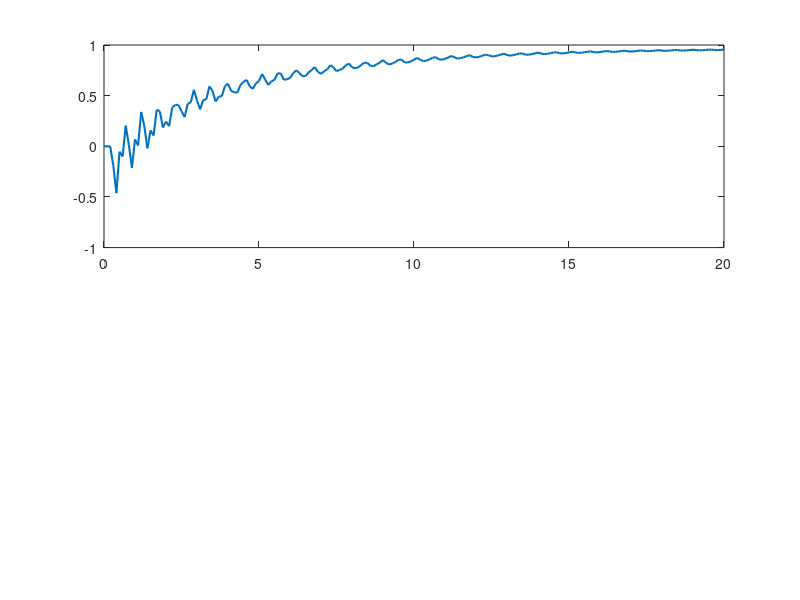

Recreate this plot in MATLAB. (Note: this script raises an error after producing the figure.)
load('ident_lab2_v05.mat');
% исходные параметры
a = zad1.a;
b = zad1.b;
w = zad1.w;

% Параметры
Td = 0.1;
t_end = 20;
t = 0:Td:t_end;
N = t_end/Td+1;

% Входной сигнал
u = sin(w*t);

% Создание дискретной передаточной функции
num = [b];
den = [1, a];
Wz = tf(num, den, Td);  % Ts - интервал дискретизации

% Расчет отклика
y = lsim(Wz, u, t);

gammas = [1, 3, 10];

figure;

gi = 1
gamma = gammas(gi);

theta = zeros(2, N);
theta_hat = [0; 0];
phi = zeros(2,1);
for k_i = 2:N
    phi = [-y(k_i-1); u(k_i-1)];
    e0 = y(k_i) - phi.'*theta_hat;
    theta_hat = theta_hat + gamma * (phi * e0)/(1 + gamma*(phi.'*phi));
    theta(:, k_i) = theta_hat;
end

subplot(2,1,1);
plot(t, theta(1,:), 'LineWidth', 1.5); hold on;
yline(a, '--k', 'LineWidth', 1.5); grid on;
yticks([-0.5, 0, 0.5, a]);
ylim([-0.5 1.1])
xlabel("t")
ylabel("\theta(t)")
title(['Оценка a при \gamma = ', num2str(gamma)]);

subplot(2,1,2);
plot(t, theta(2,:), 'LineWidth', 1.5); hold on;
yline(b, '--k', 'LineWidth', 1.5); grid on;
yticks([0 1 2 b])
title(['Оценка b при \gamma = ', num2str(gamma)]);
set(gcf, 'PaperPositionMode','auto');
xlabel("t")
ylabel("\theta(t)")
saveas(gcf, "images/task1_1.png")